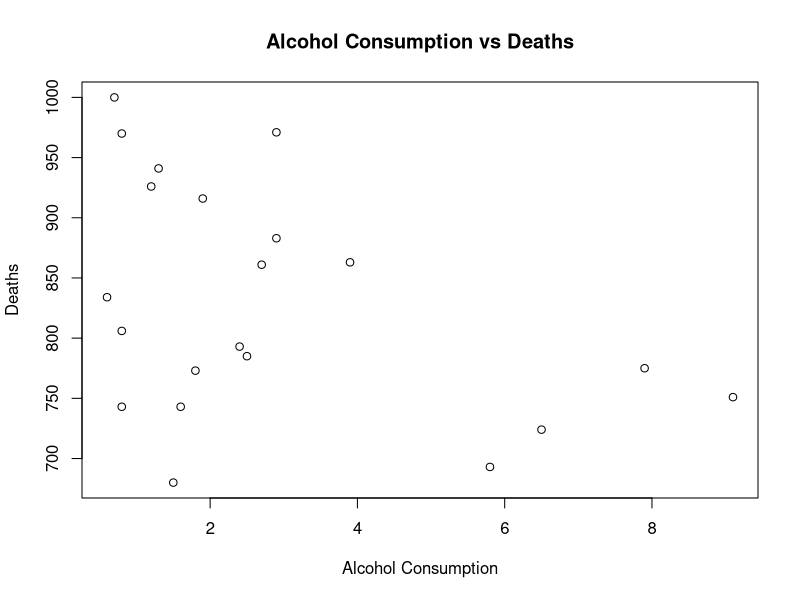
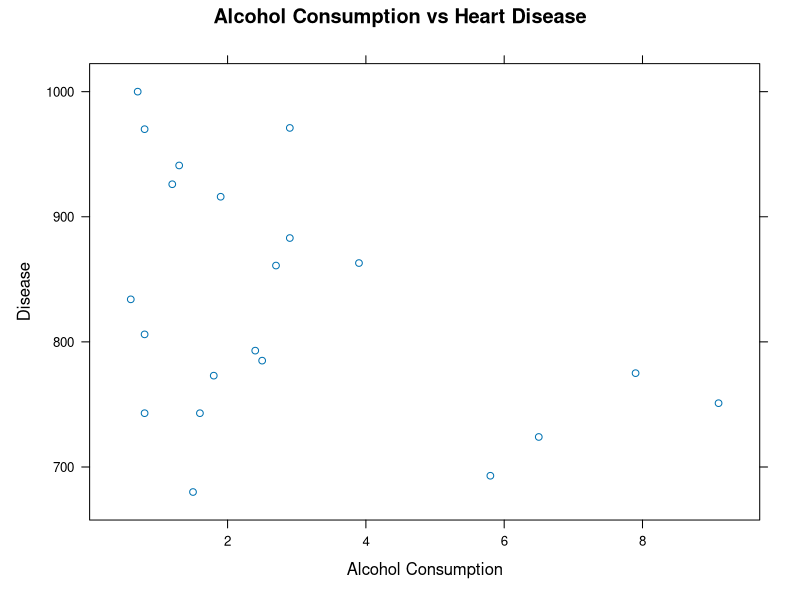
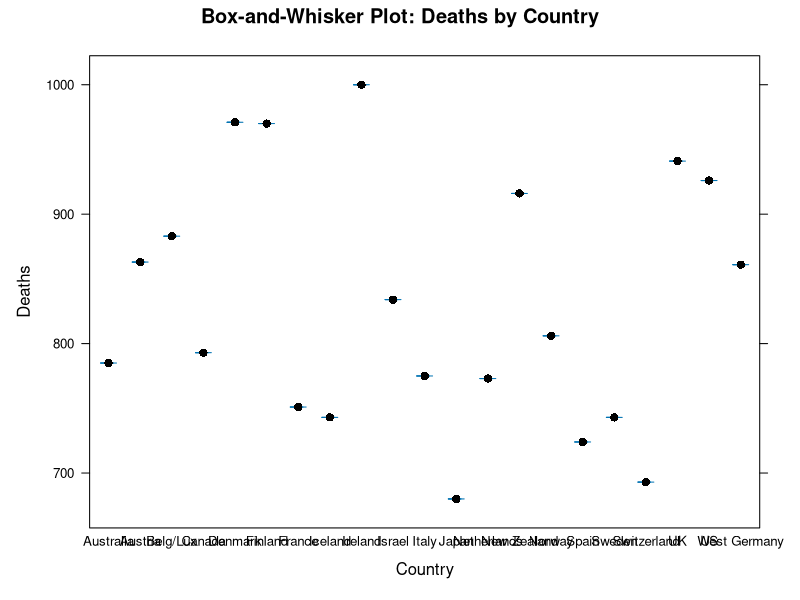
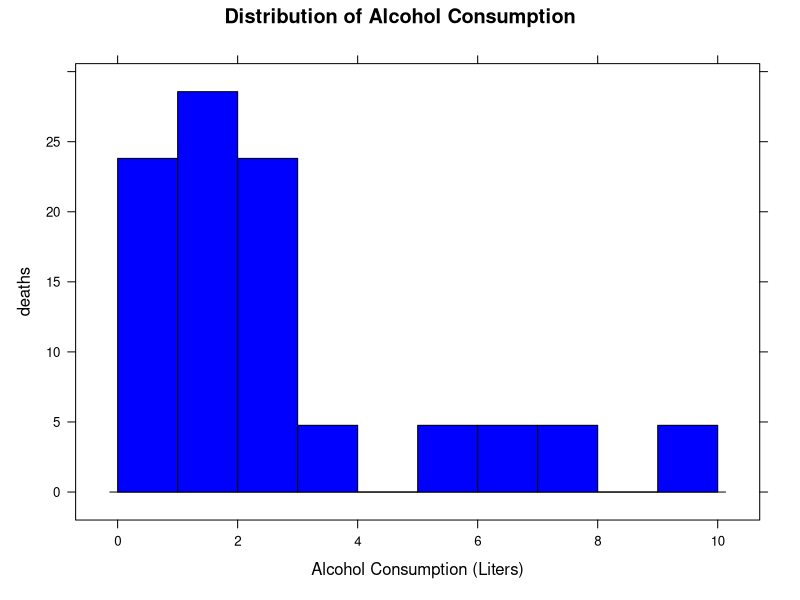
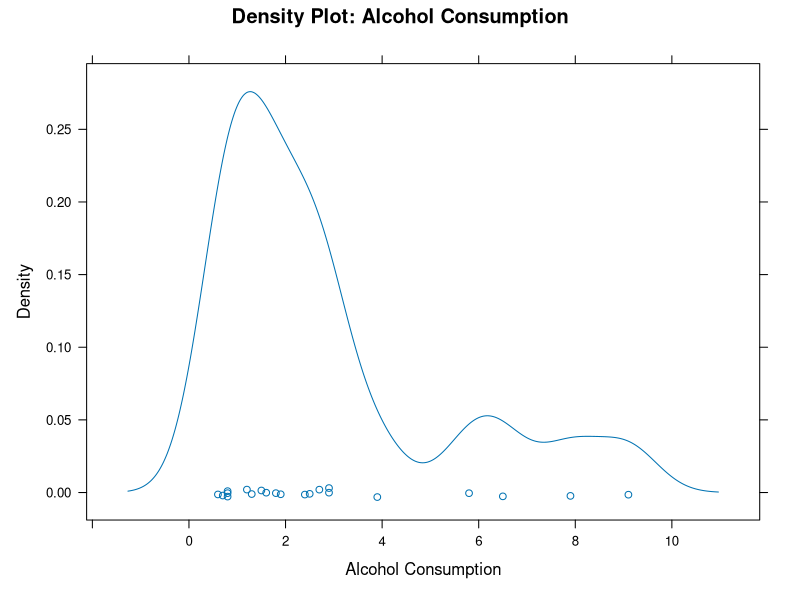
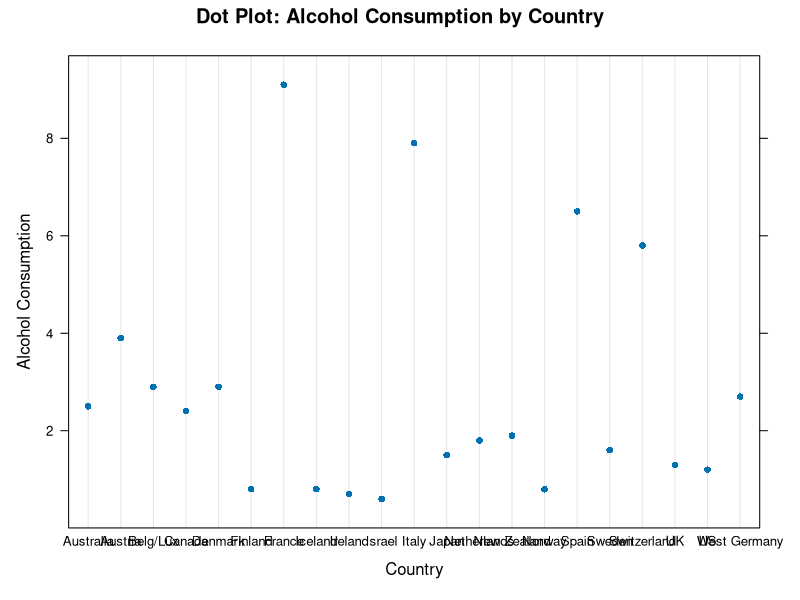
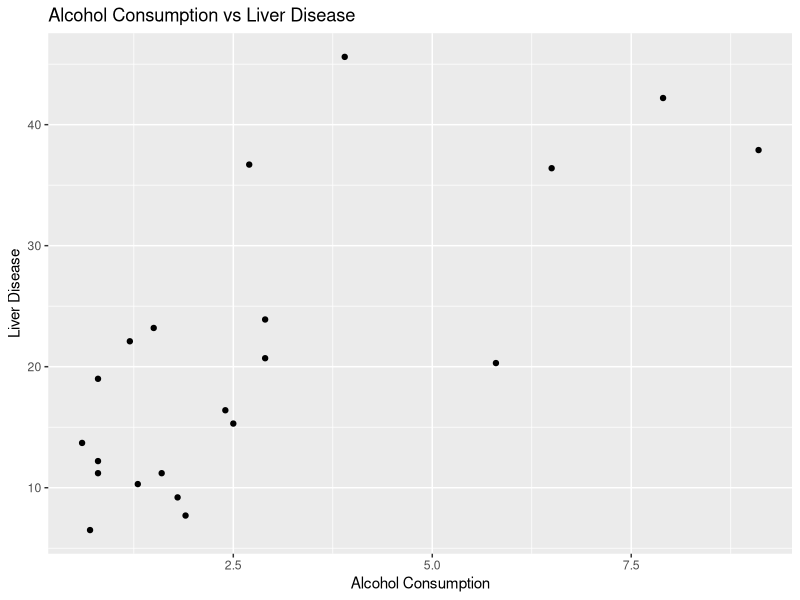
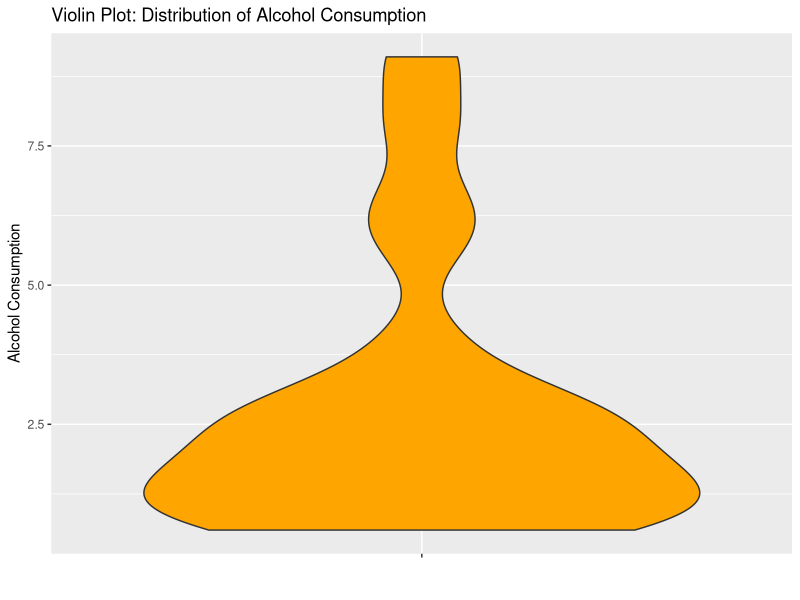

These charts were generated, in order, by the following R code:
# Read data from the text file
Wine_data<- read.table("wine.txt", header = TRUE, sep = ",")
print(Wine_data)
colnames(Wine_data)

# Plotting without any package
plot(Wine_data$alcohol, Wine_data$deaths, main = "Alcohol Consumption vs Deaths", xlab = "Alcohol Consumption", ylab = "Deaths")

# Load lattice package
library(lattice)

# Creating lattice plot 1: Scatter plot
xyplot(deaths ~ alcohol, data = Wine_data, main = "Alcohol Consumption vs Heart Disease", xlab = "Alcohol Consumption", ylab = "Disease")

# Creating lattice Plot 2: bwplot (box-and-whisker plot)
bwplot(deaths ~ country, data = Wine_data, main = "Box-and-Whisker Plot: Deaths by Country", xlab = "Country", ylab = "Deaths")

# Creating lattice Plot 3: histogram
histogram(~ alcohol, data = Wine_data, main = "Distribution of Alcohol Consumption", xlab = "Alcohol Consumption (Liters)", ylab = "deaths", col = "blue", breaks = 10)

# Creating lattice Plot 4: densityplot
densityplot(~ alcohol, data = Wine_data, main = "Density Plot: Alcohol Consumption", xlab = "Alcohol Consumption", ylab = "Density")

# Creating lattice Plot 5: dotplot
dotplot(alcohol ~ country, data = Wine_data, main = "Dot Plot: Alcohol Consumption by Country", xlab = "Country", ylab = "Alcohol Consumption")

# Install ggplot2 package 
install.packages("ggplot2")
# Load ggplot2 package
library(ggplot2)
# Creating ggplot2 plot
ggplot(Wine_data, aes(x = alcohol, y = liver)) +
  geom_point() +
  labs(title = "Alcohol Consumption vs Liver Disease", x = "Alcohol Consumption", y = "Liver Disease")

# Violin plot: Distribution of Alcohol Consumption
ggplot(Wine_data, aes(x = "", y = alcohol)) +
  geom_violin(fill = "orange") +
  labs(title = "Violin Plot: Distribution of Alcohol Consumption", x = "", y = "Alcohol Consumption")

# Density plot: Distribution of Alcohol Consumption
ggplot(Wine_data, aes(x = alcohol)) +
  geom_density(fill = "purple", alpha = 0.5) +
  labs(title = "Density Plot: Distribution of Alcohol Consumption", x = "Alcohol Consumption", y = "Density")

# Convert country variable to a factor if it's not already
Wine_data$country <- factor(Wine_data$country)

# Heatmap: Magnitude of Relationship between Country and Alcohol Consumption
ggplot(Wine_data, aes(x = country, y = alcohol, fill = alcohol)) +
  geom_tile() +
  labs(title = "Heatmap: Relationship between Country and Alcohol Consumption", x = "Country", y = "Alcohol Consumption") +
  scale_fill_gradient(low = "blue", high = "red")

# Faceted plot: Distribution of Alcohol Consumption by Country
ggplot(Wine_data, aes(x = alcohol)) +
  geom_density(fill = "blue", alpha = 0.5) +
  labs(title = "Faceted Plot: Distribution of Alcohol Consumption by Country", x = "Alcohol Consumption", y = "Density") +
  facet_wrap(~ country, scales = "free")

# Stacked bar plot: Composition of Deaths by Country
ggplot(Wine_data, aes(x = country, y = deaths, fill = country)) +
  geom_bar(stat = "identity") +
  labs(title = "Stacked Bar Plot: Composition of Deaths by Country", x = "Country", y = "Deaths") +
  theme(axis.text.x = element_text(angle = 45, hjust = 1)) +
  coord_flip()

# Bubble plot: Deaths vs Alcohol Consumption with Bubble Size representing Heart disease
ggplot(Wine_data, aes(x = alcohol, y = deaths, size = heart)) +
  geom_point() +
  labs(title = "Bubble Plot: Deaths vs Alcohol Consumption", x = "Alcohol Consumption", y = "Deaths", size = "Heart Disease")













